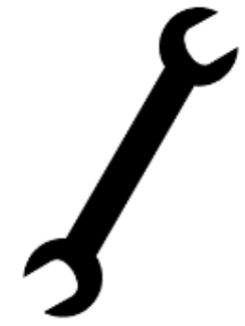
%> input picture wrench.png, 245 x 326 px
$ octave midterm1_q3.m   (GNU Octave 9; MATLAB toolbox functions it lacks are replaced by stand-ins)
%> lines starting %> are read from the running program, lines starting %| are printed output that depends on the picture; in (x1, y1, x2, y2) boxes, pixels count from 0 and x2, y2 are one past the last pixel; in counts of white or black regions, pixels touching at a corner belong together; the program's own positions count from 1; long printed decimals are rounded
%% Question 3
clear;
clc;
close all;

%% 1) Read binary wrench image
I = imread('wrench.png');
%> I is the input picture: size 326x245x3 uint8; min 0, max 255, mean 214.4

% Convert grayscale
I = rgb2gray(I);
%> I: size 326x245 uint8

% Black pixels = 1
BW = I < 128;
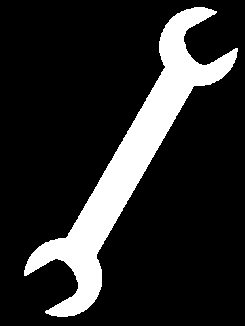
%> BW: size 326x245 logical; 15.9% white; 1 white region, box (x1, y1, x2, y2) and area: (24, 7, 238, 317) 12689

figure;
imshow(~BW);
title('Original Wrench Image');

%% 2) Find black pixel coordinates
[row,col] = find(BW);
%> row = 12689 values from 8 to 317; col = 12689 values from 25 to 238
x = col;
y = -row;     % make y-axis upward

figure;
plot(x,y,'.');
axis equal;
grid on;
title('Black Pixel Coordinates');
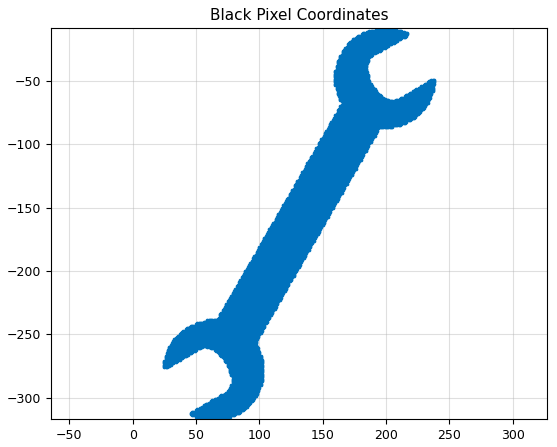
%> figure redrawn from the program's plot data

%% 3) Move center to origin
x_mean = mean(x);
%> x_mean = 131.1
y_mean = mean(y);
%> y_mean = -162.4

x = x - x_mean;
y = y - y_mean;

figure;
plot(x,y,'.');
axis equal;
grid on;
title('Zero Mean Coordinates');
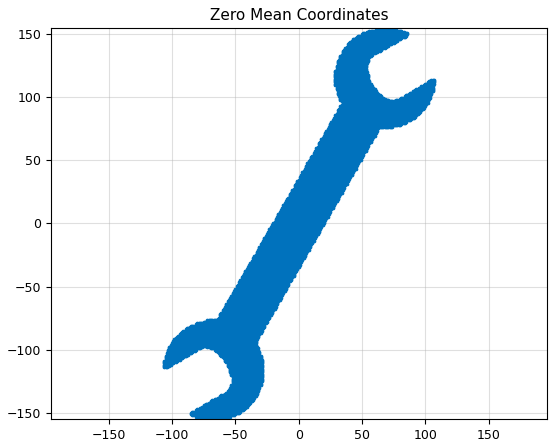
%> figure redrawn from the program's plot data

%% 4) KLT Correlation Matrix
R = [
    mean(x.^2)      mean(x.*y);
    mean(x.*y)      mean(y.^2)
];
%> R = [2313.5 3764.4; 3764.4 7266.8]

disp('Correlation Matrix:')
disp(R)
%|    2313.5   3764.4
%|    3764.4   7266.8

%% 5) Eigenvalue and Eigenvector
[V,D] = eig(R);
%> V = [-0.88 0.475; 0.475 0.88]; D = [284.1 0; 0 9296.2]

% Sort eigenvalues
[eigenvalues,index] = sort(diag(D),'descend');
%> eigenvalues = [9296.2; 284.1]; index = [2; 1]
V = V(:,index);
%> V = [0.475 -0.88; 0.88 0.475]

% Main direction vector
direction = V(:,1);
%> direction = [0.475; 0.88]

disp('Eigenvalues:')
disp(eigenvalues)
%|    9296.17
%|     284.05

disp('Main Eigenvector:')
disp(direction)
%|    0.4745
%|    0.8802

%% 6) Find rotation angle
angle = atan2(direction(2),direction(1));
%> angle = 1.08
angle_degree = rad2deg(angle);
%> angle_degree = 61.67
fprintf('Wrench angle = %.2f degree\n',angle_degree);
%| Wrench angle = 61.67 degree

%% Show main axis
figure;
plot(x,y,'.');
hold on;
quiver(0,0,...
       direction(1)*100,...
       direction(2)*100,...
       'r','LineWidth',2);
axis equal;
grid on;
title('Major Eigenvector (Wrench Direction)');

%% 7) Rotate coordinates
Rrot = [
cos(angle) sin(angle);
-sin(angle) cos(angle)
];
%> Rrot = [0.475 0.88; -0.88 0.475]

P = Rrot*[x';y'];

figure;
plot(P(1,:),P(2,:),'.');
axis equal;
grid on;
title('Rotated Horizontal Wrench');
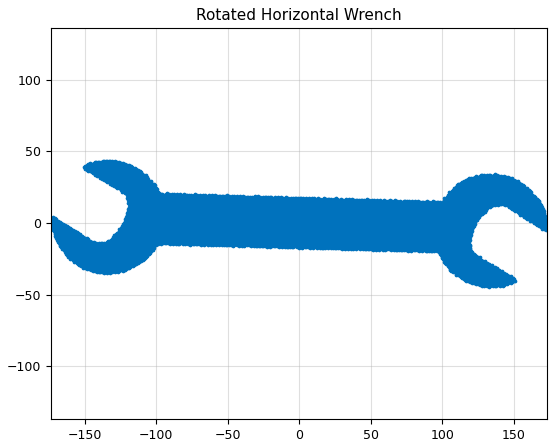
%> figure redrawn from the program's plot data

$ run again, with Black_Pixel_Coordinates.png copied over wrench.png
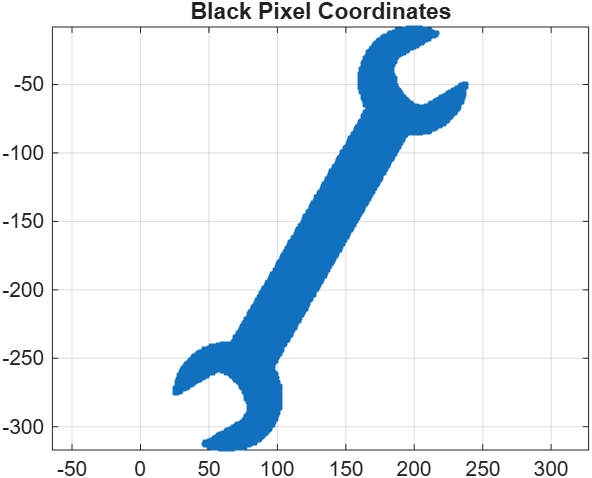
%> input picture Black_Pixel_Coordinates.png, 592 x 478 px
%> I is the input picture: size 478x592x3 uint8; mean R, G, B 228, 236.7, 243.8
%> I: size 478x592 uint8
%> `BW = I < 128;`:
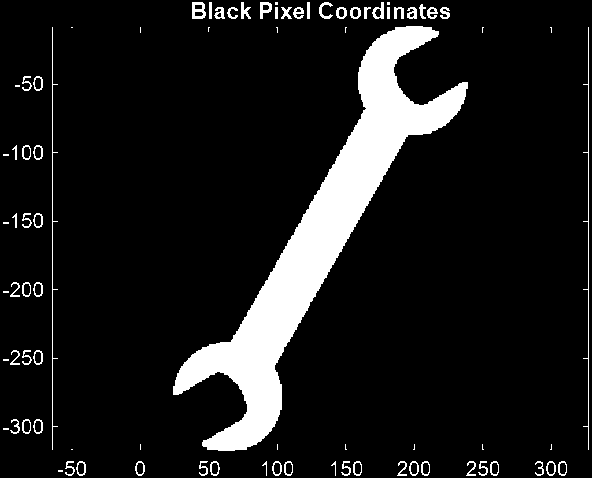
%> BW: size 478x592 logical; 10.6% white; 84 white regions (23 under 20 px), largest, box (x1, y1, x2, y2) and area: (173, 26, 468, 451) 25207, (52, 27, 58, 450) 453, (583, 27, 589, 450) 453
%> row = 29975 values from 3 to 476; col = 29975 values from 4 to 589
%> x_mean = 311.1
%> y_mean = -236.4
%> R = [10114 6120.2; 6120.2 17449.8]
%|    1.0114e+04   6.1202e+03
%|    6.1202e+03   1.7450e+04
%> `[V,D] = eig(R);`: V = [-0.87 0.493; 0.493 0.87]; D = [6646.7 0; 0 20917]
%> eigenvalues = [20917; 6646.7]; index = [2; 1]
%> `V = V(:,index);`: V = [0.493 -0.87; 0.87 0.493]
%> direction = [0.493; 0.87]
%|    2.0917e+04
%|    6.6467e+03
%|    0.4929
%|    0.8701
%> angle = 1.06
%> angle_degree = 60.47
%| Wrench angle = 60.47 degree
%> Rrot = [0.493 0.87; -0.87 0.493]
%> `title('Rotated Horizontal Wrench');`:
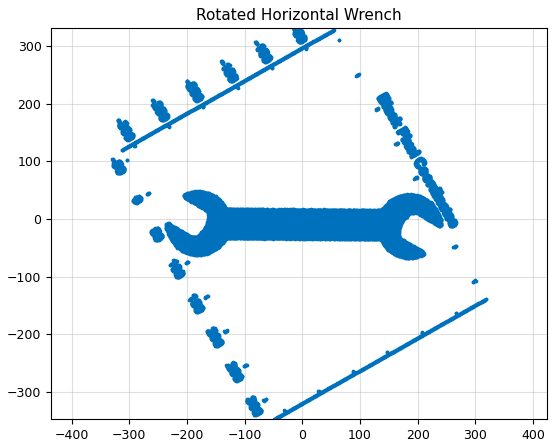
%> figure redrawn from the program's plot data

$ run again, with q5c.png copied over wrench.png
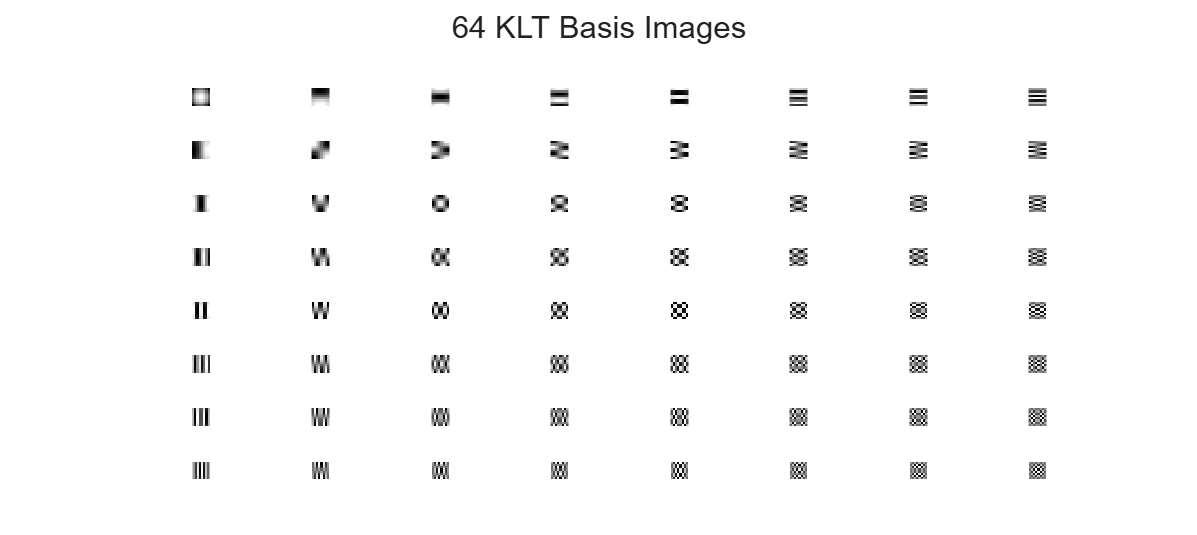
%> input picture q5c.png, 1197 x 535 px
%> I is the input picture: size 535x1197x3 uint8; min 0, max 255, mean 250.4
%> I: size 535x1197 uint8
%> `BW = I < 128;`:
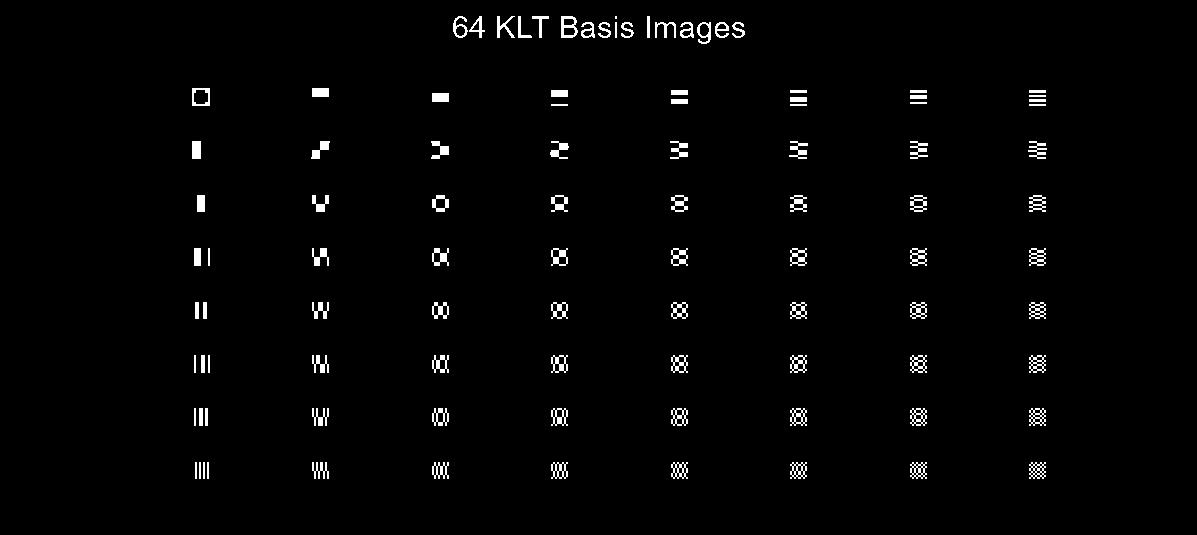
%> BW: size 535x1197 logical; 1.8% white; 99 white regions (1 under 20 px), largest, box (x1, y1, x2, y2) and area: (561, 16, 578, 38) 202, (192, 141, 201, 159) 162, (789, 141, 808, 159) 159
%> row = 11501 values from 17 to 479; col = 11501 values from 193 to 1047
%> x_mean = 618.1
%> y_mean = -241.2
%> R = [64228.3 -658.9; -658.9 21270]
%|    6.4228e+04  -6.5890e+02
%|   -6.5890e+02   2.1270e+04
%> `[V,D] = eig(R);`: V = [-0.0153 -1; -1 0.0153]; D = [21259.9 0; 0 64238.4]
%> eigenvalues = [64238.4; 21259.9]; index = [2; 1]
%> `V = V(:,index);`: V = [-1 -0.0153; 0.0153 -1]
%> direction = [-1; 0.0153]
%|    6.4238e+04
%|    2.1260e+04
%|   -0.9999
%|    0.01533
%> angle = 3.13
%> angle_degree = 179.1
%| Wrench angle = 179.12 degree
%> Rrot = [-1 0.0153; -0.0153 -1]
%> `title('Rotated Horizontal Wrench');`:
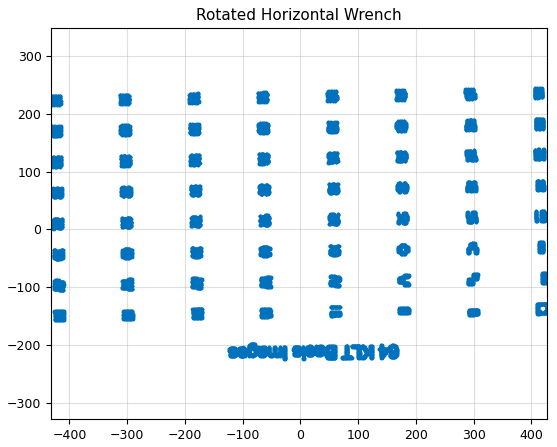
%> figure redrawn from the program's plot data
